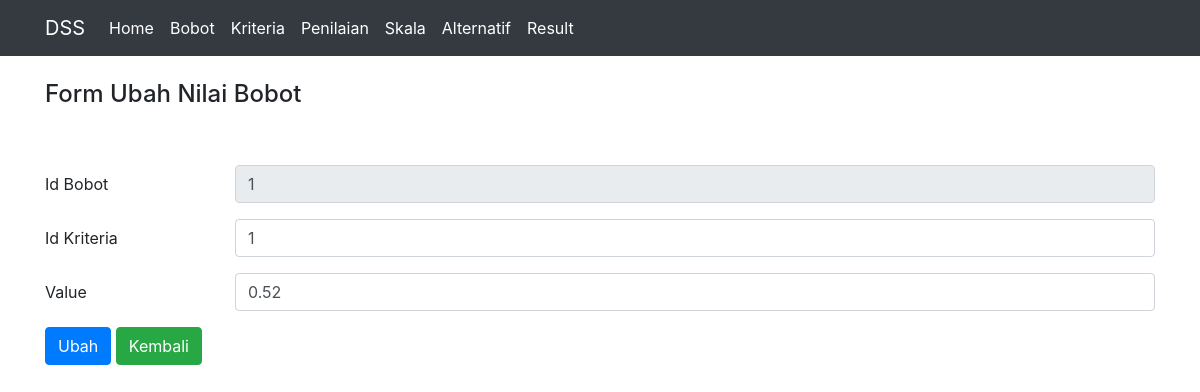
The page /edit-bobot.php?id=1 on the database its author committed.
### tables this page shows
CREATE TABLE `bobot` (
  `id_bobot` int(11) NOT NULL,
  `id_kriteria` int(11) DEFAULT NULL,
  `value` float DEFAULT NULL
);

### web/edit-bobot.php (the view, shortened to what this page needs)
<?php
include "header.php";
include "includes/config.php";
$id = isset($_GET['id']) ? $_GET['id'] : die('ERROR: missing ID.');
$query = mysqli_query($koneksi, "SELECT * FROM bobot WHERE id_bobot=" . $id);
$getRow = mysqli_fetch_array($query);
?>
<br>
<div class="container">
	<div class="row">
		<div class="col-md-6 text-left">
			<h4>Form Ubah Nilai Bobot</h4>
		</div>
		<div class="col-md-6">
		</div>
	</div>
	<br><br>
	<form method="POST" action="">
		<div class="form-group row">
			<label for="id" class="col-sm-2 col-form-label">Id Bobot</label>
			<div class="col-sm-10">
				<input type="text" class="form-control" id="id" name="id" value="<?php echo $getRow['id_bobot'] ?>" disabled>
			</div>
		</div>
		<div class="form-group row">
			<label for="kt" class="col-sm-2 col-form-label">Id Kriteria</label>
			<div class="col-sm-10">
				<input type="text" class="form-control" id="kt" name="kt" value="<?php echo $getRow['id_kriteria'] ?>">
			</div>
		</div>
		<div class="form-group row">
			<label for="jum" class="col-sm-2 col-form-label">Value</label>
			<div class="col-sm-10">
				<input type="text" class="form-control" id="jum" name="jm" value="<?php echo $getRow['value'] ?>">
			</div>
		</div>
		<div class="form-group row">
			<div class="col-sm-10">
				<button type="submit" class="btn btn-primary">Ubah</button>
				<button type="button" onclick="location.href='bobot.php'" class="btn btn-success">Kembali</button>
			</div>
		</div>
	</form>
</div>

### rows shown on the page
bobot: id "1", kt "1", jm "0.52"
